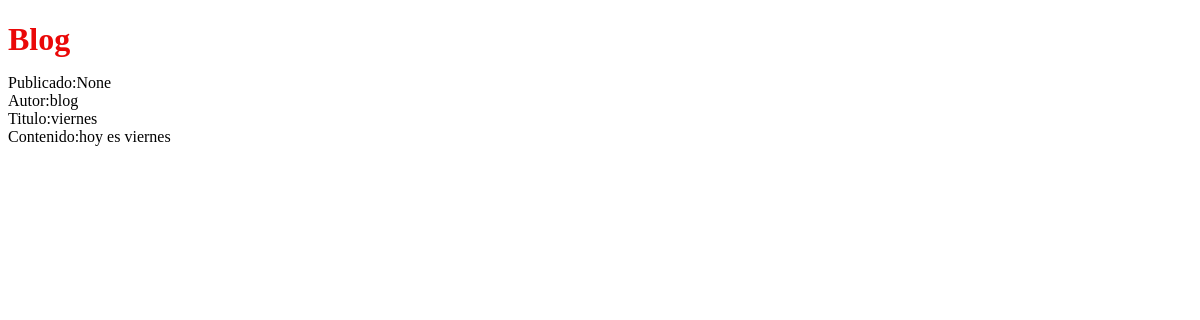
Before: / with the older database file.
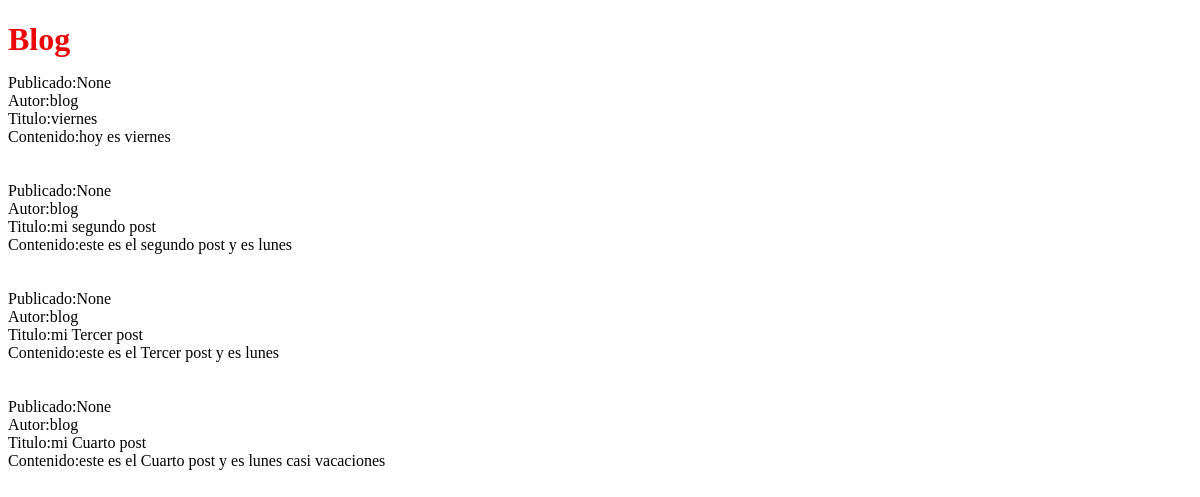
After: the same page with the newer database file.
### blog/models.py (models this page shows, shortened)
class Podt(models.Model):
    author = models.ForeignKey('auth.User', on_delete=models.CASCADE)
    title = models.CharField(max_length=200)
    text = models.TextField()
    created_date = models.DateTimeField(default=timezone.now)
    published_date = models.DateTimeField(blank=True, null=True)

### blog/views.py (the view)
# urls.py: path('', views.post_list, name='post_list'),
def post_list(request):
    posts = Podt.objects.all()
    return render(request, 'blog/post_list.html', {'Posts': posts})

### blog/templates/blog/post_list.html (shortened to what this page needs)
<!DOCTYPE html>
{% load static %}
<html>
    <head>
        <link rel="stylesheet" type="text/css"  href="{% static 'css/blog.css' %}">
    </head>
    <body>
        <div>
        <h1>Blog</h1>
        </div>
        {% for Posts in Posts %}
        <div>Publicado:{{Posts.published_date}}<br>
            Autor:{{Posts.author}}<br>
            Titulo:{{Posts.title}}<br>
            Contenido:{{Posts.text}}<br>
        </div>
        <br>
        <br>
        {% endfor %}
    </body>
</html>

### blog/static/css/blog.css (style rules this page uses)
h1 { color: #ea0808; font-size: 2em; margin-bottom: 0.5em; }

Changed rows visible on the page:
added Podt: published_date "None", author "blog", title "mi segundo post", text "este es el segundo post y es lunes"
added Podt: published_date "None", author "blog", title "mi Tercer post", text "este es el Tercer post y es lunes"
added Podt: published_date "None", author "blog", title "mi Cuarto post", text "este es el Cuarto post y es lunes casi vacaciones"
